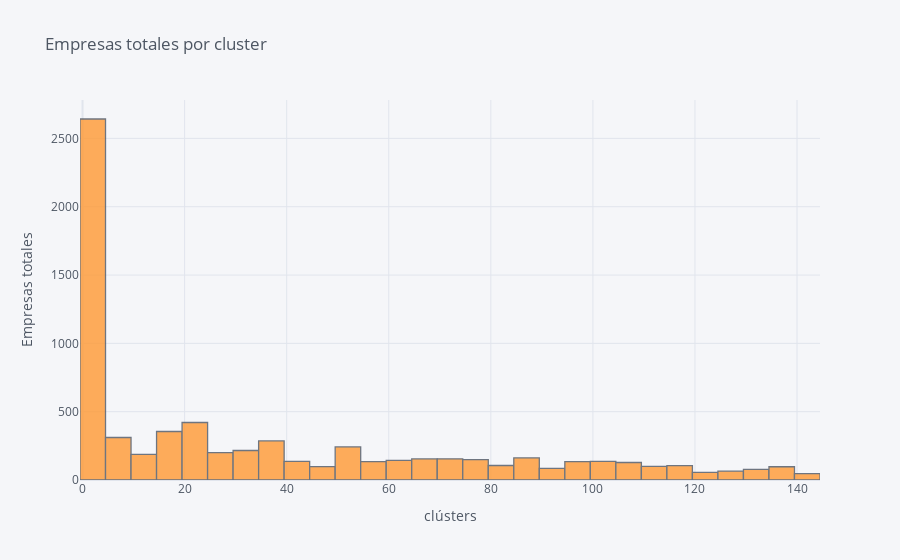

The code cell stored with this chart in its notebook:
### Markdown cell above
En este primer histograma se verá representado el volúmen de jugadores que contiene cada clúster.

### Code cell
df['cluster'].iplot(kind='hist', title='Empresas totales por cluster',
                    yTitle='Empresas totales', xTitle='clústers')

### Figure 1 — Plotly figure (JSON) as saved in the notebook; plotly's stock layout.template omitted (floating-point values rounded to 4 significant figures; data arrays with more than 128 entries replaced by an {"elided": "..."} marker saying what was removed)
{"data": [{"histfunc": "count", "histnorm": "", "marker": {"color": "rgba(255, 153, 51, 1.0)", "line": {"color": "#4D5663", "width": 1.3}}, "name": "cluster", "opacity": 0.8, "orientation": "v", "type": "histogram", "x": {"elided": "7132 int values"}}], "layout": {"barmode": "overlay", "legend": {"bgcolor": "#F5F6F9", "font": {"color": "#4D5663"}}, "paper_bgcolor": "#F5F6F9", "plot_bgcolor": "#F5F6F9", "title": {"font": {"color": "#4D5663"}, "text": "Empresas totales por cluster"}, "xaxis": {"gridcolor": "#E1E5ED", "showgrid": true, "tickfont": {"color": "#4D5663"}, "title": {"font": {"color": "#4D5663"}, "text": "clústers"}, "zerolinecolor": "#E1E5ED"}, "yaxis": {"gridcolor": "#E1E5ED", "showgrid": true, "tickfont": {"color": "#4D5663"}, "title": {"font": {"color": "#4D5663"}, "text": "Empresas totales"}, "zerolinecolor": "#E1E5ED"}}}
